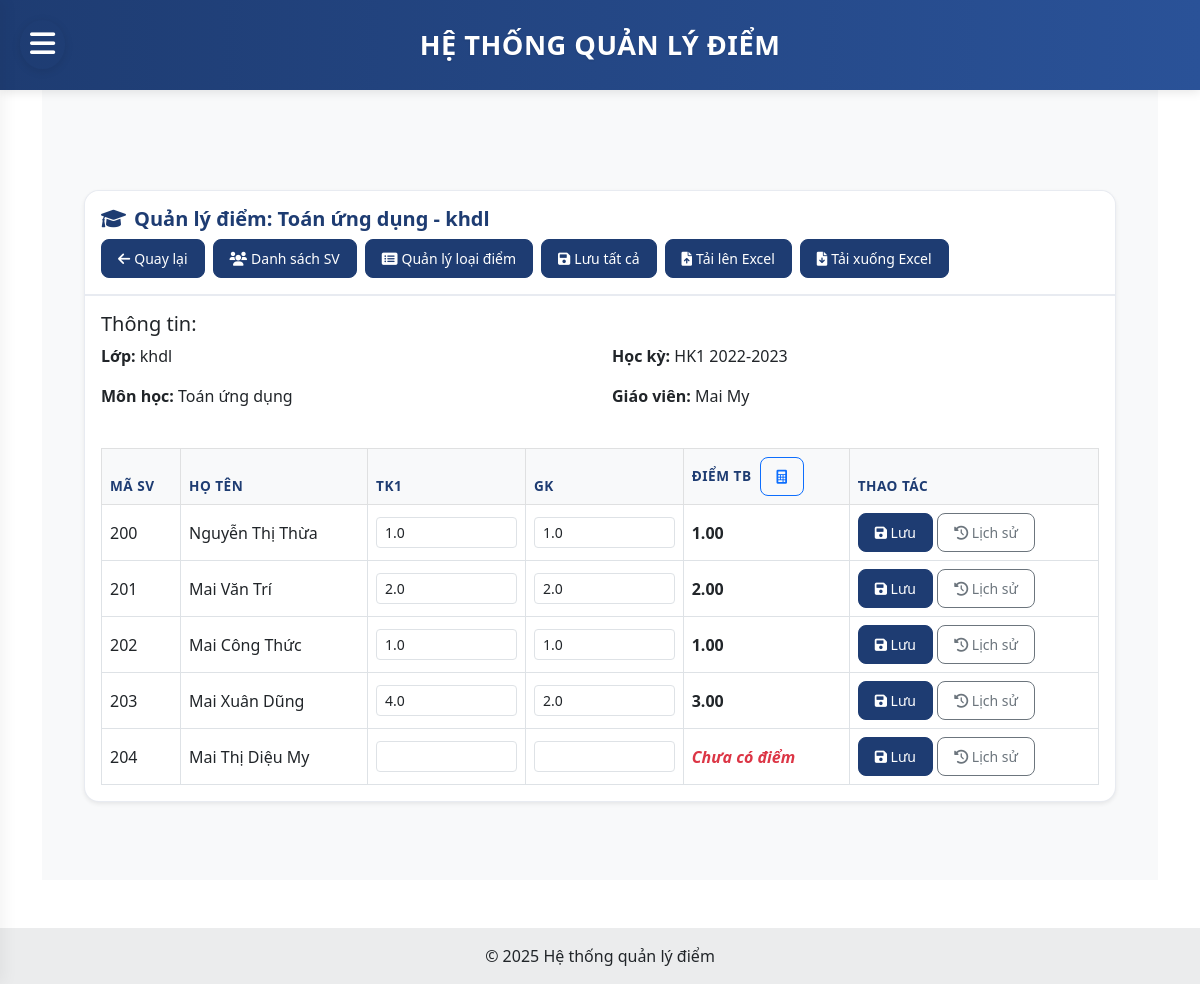
Screenshot of /teacher/assignments/1/grades/ (signed in) with the database file from the repository.
### core/models.py (models this page shows, shortened)
class TeacherAssignment(models.Model):
    teacher = models.ForeignKey(Teacher, on_delete=models.CASCADE)
    subject = models.ForeignKey(Subject, on_delete=models.CASCADE)
    classroom = models.ForeignKey(ClassRoom, on_delete=models.CASCADE)
    semester = models.ForeignKey(Semester, on_delete=models.CASCADE)
    class Meta:
        unique_together = ('teacher', 'subject', 'classroom', 'semester')

class Subject(models.Model):
    name = models.CharField(max_length=100)

class ClassRoom(models.Model):
    class_code = models.CharField(max_length=10)
    name = models.CharField(max_length=100)

class Semester(models.Model):
    name = models.CharField(max_length=50)  # e.g., "HK1 2022-2023"
    start_date = models.DateField()
    end_date = models.DateField()
    is_active = models.BooleanField(default=True)

class Teacher(models.Model):
    user = models.OneToOneField(User, on_delete=models.CASCADE)
    phone = models.CharField(max_length=15, blank=True, null=True)
    date_of_birth = models.DateField(blank=True, null=True)
    address = models.TextField(blank=True, null=True)
    is_active = models.BooleanField(default=True)

class GradeType(models.Model):
    name = models.CharField(max_length=50)  # e.g., "Điểm miệng", "Điểm 15p", "Điểm thi"

class Student(models.Model):
    student_id = models.CharField(max_length=20, unique=True)
    name = models.CharField(max_length=100)
    classroom = models.ForeignKey(ClassRoom, on_delete=models.CASCADE)

### core/views.py (the view)
# urls.py: path('teacher/assignments/<int:assignment_id>/grades/', views.class_grades, name='class_grades'),
@login_required
@user_passes_test(is_teacher)
def class_grades(request, assignment_id):
    assignment = get_object_or_404(TeacherAssignment, id=assignment_id)
    if request.user.teacher != assignment.teacher:
        messages.error(request, 'Bạn không có quyền truy cập vào trang này.')
        return redirect('teacher_dashboard')
    students = Student.objects.filter(classroom=assignment.classroom).order_by('student_id')
    grade_types = GradeType.objects.all().order_by('id')
    student_grades = {}
    for student in students:
        student_grades[student.id] = {
            'student': student,
            'grades': {}
        }
        for grade_type in grade_types:
            student_grades[student.id]['grades'][grade_type.id] = {
                'id': None,
                'value': None,
                'created_at': None,
                'updated_at': None
            }
    grades = Grade.objects.filter(
        teacher_assignment=assignment
    ).select_related('student', 'grade_type')
    for grade in grades:
        if grade.student_id in student_grades and grade.grade_type_id in student_grades[grade.student_id]['grades']:
            grade_value = str(grade.value) if grade.value is not None else ''
            student_grades[grade.student_id]['grades'][grade.grade_type_id] = {
                'id': grade.id,
                'value': grade_value,
                'created_at': grade.created_at,
                'updated_at': grade.updated_at
            }
    upload_form = GradeUploadForm()
    context = {
        'assignment': assignment,
        'students': students,
        'grade_types': grade_types,
        'student_grades': student_grades,
        'upload_form': upload_form,
    }
    return render(request, 'core/teacher/class_grades.html', context)

### core/forms.py
class GradeUploadForm(forms.Form):
    excel_file = forms.FileField(
        label='Chọn file Excel',
        widget=forms.FileInput(attrs={'class': 'form-control', 'accept': '.xlsx, .xls'})
    )
    grade_type = forms.ModelChoiceField(
        queryset=GradeType.objects.all(),
        label='Loại điểm',
        required=False,
        widget=forms.Select(attrs={'class': 'form-control'})
    )

### core/templatetags/custom_filters.py (called while the page is built)
@register.filter
def get_item(dictionary, key):
    if dictionary is None:
        return None
    try:
        result = dictionary.get(key)
        return result
    except Exception as e:
        logger.error(f"Error in get_item filter: {e}, dictionary: {type(dictionary)}, key: {key}")
        return None

@register.filter
def default_if_none(value, default=""):
    if value is None:
        return default
    return value

### core/views.py (called while the page is built)
def is_teacher(user):
    return hasattr(user, 'teacher')

### templates/core/teacher/class_grades.html (shortened to what this page needs)
{% extends 'base.html' %}
{% load custom_filters %}
{% block content %}
<nav class="main-navbar">
    <div class="navbar-container">
        <div class="navbar-left">
            <button id="sidebarCollapse">
                <i class="fas fa-bars"></i>
            </button>
        </div>
        <div class="navbar-center">
            <span class="nav-title">HỆ THỐNG QUẢN LÝ ĐIỂM</span>
        </div>
    </div>
</nav>
<div id="content">
    <div class="container-fluid">
        <div class="card shadow-sm">
            <div class="card-header bg-white py-3">
                <div class="d-flex justify-content-between align-items-center flex-wrap gap-2">
                    <h5 class="mb-0 text-primary fw-bold">
                        <i class="fas fa-graduation-cap me-2"></i>Quản lý điểm: {{ assignment.subject.name }} - {{ assignment.classroom.name }}
                    </h5>
                    <div class="d-flex flex-wrap gap-2">
                        <a href="{% url 'teacher_dashboard' %}" class="btn btn-primary btn-sm">
                            <i class="fas fa-arrow-left me-1"></i>Quay lại
                        </a>
                        <a href="{% url 'teacher_class_students' assignment.id %}" class="btn btn-primary btn-sm">
                            <i class="fas fa-users me-1"></i>Danh sách SV
                        </a>
                        <a href="{% url 'manage_grade_types' assignment.id %}" class="btn btn-primary btn-sm">
                            <i class="fas fa-list-alt me-1"></i>Quản lý loại điểm
                        </a>
                        <button id="saveAllBtn" class="btn btn-primary btn-sm">
                            <i class="fas fa-save me-1"></i>Lưu tất cả
                        </button>
                        <a href="{% url 'upload_grades' assignment.id %}" class="btn btn-primary btn-sm d-inline-flex align-items-center">
                            <i class="fas fa-file-upload me-1"></i>
                            <span>Tải lên Excel</span>
                        </a>
                        <a href="{% url 'download_grades' assignment.id %}" class="btn btn-primary btn-sm d-inline-flex align-items-center">
                            <i class="fas fa-file-download me-1"></i>
                            <span>Tải xuống Excel</span>
                        </a>
                    </div>
                </div>
            </div>
            <div class="card-body">
                <div class="mb-4">
                    <h5>Thông tin:</h5>
                    <div class="row">
                        <div class="col-md-6">
                            <p><strong>Lớp:</strong> {{ assignment.classroom.name }}</p>
                            <p><strong>Môn học:</strong> {{ assignment.subject.name }}</p>
                        </div>
                        <div class="col-md-6">
                            <p><strong>Học kỳ:</strong> {{ assignment.semester.name }}</p>
                            <p><strong>Giáo viên:</strong> {{ assignment.teacher.user.get_full_name }}</p>
                        </div>
                    </div>
                </div>
                {% if students %}
                    <div class="table-responsive">
                        <table class="table table-hover table-bordered">
                            <thead class="table-light">
                                <tr>
                                    <th>Mã SV</th>
                                    <th>Họ tên</th>
                                    {% for grade_type in grade_types %}
                                        <th>
                                            <span class="grade-header-name"
                                                  data-grade-type-id="{{ grade_type.id }}"
                                                  data-grade-type-name="{{ grade_type.name }}"
                                                  style="cursor: pointer;"
                                                  title="Nhấn để thêm vào công thức">
                                                {{ grade_type.name }}
                                            </span>
                                        </th>
                                    {% endfor %}
                                    <th class="average-grade">
                                        <div class="d-flex align-items-center">
                                            <span>Điểm TB</span>
                                            <button type="button" class="btn btn-sm btn-outline-primary ms-2" id="customFormulaBtn" data-bs-toggle="modal" data-bs-target="#formulaModal">
                                                <i class="fas fa-calculator"></i>
                                            </button>
                                        </div>
                                    </th>
                                    <th>Thao tác</th>
                                </tr>
                            </thead>
                            <tbody>
                                {% for student in students %}
                                    <tr class="student-row" data-student-id="{{ student.id }}">
                                        <td>{{ student.student_id }}</td>
                                        <td>{{ student.name }}</td>
                                        {% for grade_type in grade_types %}
                                            <td>
                                                {% with student_grade=student_grades|get_item:student.id|get_item:'grades'|get_item:grade_type.id %}
                                                    <div class="input-group input-group-sm">
                                                        <input type="number"
                                                               class="form-control grade-input"
                                                               min="0"
                                                               max="10"
                                                               step="0.1"
                                                               value="{{ student_grade.value }}"
                                                               data-student-id="{{ student.id }}"
                                                               data-grade-type-id="{{ grade_type.id }}"
                                                               data-grade-id="{{ student_grade.id|default_if_none:'' }}"
                                                               data-original-value="{{ student_grade.value }}"
                                                               data-version="1"
                                                        >
                                                    </div>
                                                {% endwith %}
                                            </td>
                                        {% endfor %}
                                        <td class="average-grade">
                                            <span class="average-value" data-student-id="{{ student.id }}">-</span>
                                        </td>
                                        <td>
                                            <button class="btn btn-sm btn-primary btn-save-row">
                                                <i class="fas fa-save"></i> Lưu
                                            </button>
                                            <button class="btn btn-sm btn-outline-secondary view-history" data-student-id="{{ student.id }}">
                                                <i class="fas fa-history"></i> Lịch sử
                                            </button>
                                        </td>
                                    </tr>
                                {% endfor %}
                            </tbody>
                        </table>
                    </div>
                {% else %}
                    <div class="alert alert-info">
                        <i class="fas fa-info-circle me-2"></i>Không có sinh viên nào trong lớp này.
                    </div>
                {% endif %}
            </div>
        </div>
    </div>
</div>
{% endblock %}

### templates/core/teacher/class_grades.html (style rules this page uses)
:root { --primary-color: #1e3c72; --primary-light: #2a5298; --primary-dark: #152b52; --primary-gradient: linear-gradient(135deg, #1e3c72 0%, #2a5298 100%); --text-light: rgba(255,255,255,0.8); }
#sidebarCollapse { position: fixed; top: 20px; left: 20px; z-index: 999; border: none; background: var(--primary-color); padding: 12px 15px; border-radius: 50%; cursor: pointer; transition: all 0.3s; box-shadow: 0 2px 10px rgba(0,0,0,0.1); }
#content { transition: all 0.3s cubic-bezier(0.4, 0, 0.2, 1); margin-left: 0; padding: 30px; padding-top: 110px; background: #f8f9fa; min-height: 100vh; }
.card { border: 1px solid rgba(30, 60, 114, 0.1); border-radius: 15px; box-shadow: 0 5px 15px rgba(0,0,0,0.05); transition: all 0.3s; }
.card-header { border-radius: 15px 15px 0 0 !important; border-bottom: 2px solid rgba(30, 60, 114, 0.1); }
.table { margin-bottom: 0; }
.table th { font-weight: 600; text-transform: uppercase; font-size: 0.85rem; letter-spacing: 0.5px; color: var(--primary-color); }
.table td { vertical-align: middle; }
.btn { border-radius: 8px; padding: 8px 16px; transition: all 0.3s; }
.btn-primary { background: var(--primary-color); border-color: var(--primary-color); }
.text-primary { color: var(--primary-color) !important; }
.card-header.bg-white { border-bottom: 2px solid rgba(30, 60, 114, 0.1); }
.main-navbar { background: #1e3c72; background: linear-gradient(to right, #1e3c72, #2a5298); padding: 0 2rem; width: 100%; position: fixed; top: 0; left: 0; z-index: 1000; height: 90px; box-shadow: 0 2px 10px rgba(0,0,0,0.1); }
.navbar-container { display: flex; align-items: center; justify-content: space-between; max-width: 1200px; margin: 0 auto; position: relative; height: 100%; }
#sidebarCollapse { background: transparent; border: none; color: white; padding: 10px; display: flex; align-items: center; justify-content: center; transition: all 0.3s ease; }
#sidebarCollapse i { font-size: 1.8rem; }
.navbar-center { position: absolute; left: 50%; transform: translateX(-50%); }
.nav-title { color: white; font-family: 'Segoe UI', 'Open Sans', sans-serif; font-size: 1.7rem; font-weight: 600; letter-spacing: 0.5px; text-shadow: 0 1px 2px rgba(0,0,0,0.1); }
.input-group { position: relative; }
td { position: relative; }
.average-grade { background-color: #f8f9fa; font-weight: bold; }
.incomplete-grades { color: #dc3545; font-style: italic; }

### rows the page displays
TeacherAssignment: subject.name "Toán ứng dụng", classroom.name "khdl", semester.name "HK1 2022-2023", teacher.user.get_full_name "Mai My"
GradeType: name "TK1"
GradeType: name "GK"
Student: student_id "200", name "Nguyễn Thị Thừa", id "1.0"
Student: student_id "201", name "Mai Văn Trí", id "2.0"
Student: student_id "202", name "Mai Công Thức", id "1.0"
Student: student_id "203", name "Mai Xuân Dũng", id "4.0", id "2.0"
Student: student_id "204", name "Mai Thị Diệu My"
